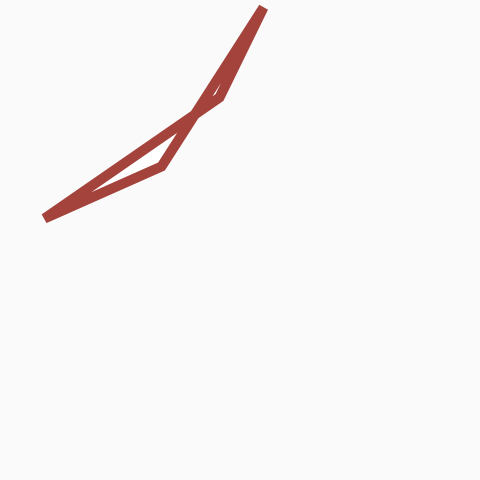
Frame 1 (no input)
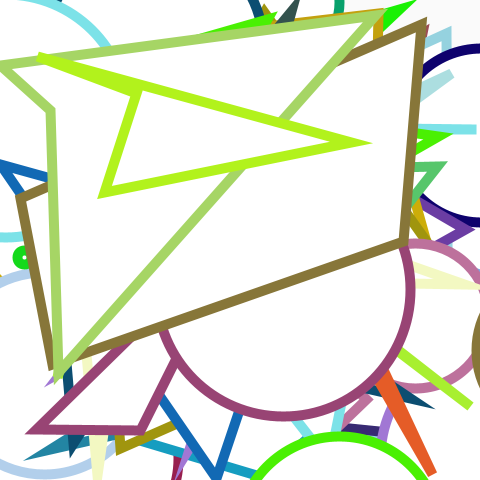
Frame 60 (the mouse pressed at the canvas centre just before this capture)
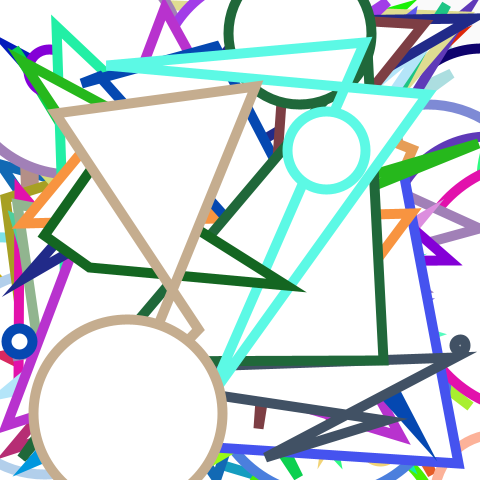
Frame 120 (the mouse held since frame 60 and released just before this capture)

The Processing sketch that drew these frames (run headless with seeded random() and noise(); from frame 60 on, the mouse is pressed at the canvas centre):

// Processing sketch: processing_159104
// ── processing_159104.pde

float r;
float g;
float b;
float a;

float x;
float y;
float x1;
float x2;
float x3;
float x4;
float y1;
float y2;
float y3;
float y4;
float diam;

void setup(){
  size(480,480);
  background(250);
  smooth();
}
void draw(){
  //Each time through draw(), new random numbers are picked for a new ellipse.
  r=random(255);
  g=random(255);
  b=random(255);
  a=random(255);
  x=random(800);
  y=random(800);
  x1=random(width);
  x2=random(width);
  x3=random(width);
  x4=random(width);
  y1=random(height);
  y2=random(height);
  y3=random(height);
  y4=random(height);
  diam=random(255);
  
  //Use values to draw an ellipse
  frameRate(20);
  stroke(r,g,a);
  strokeWeight(10);
  //fill(r,g,b,a);
  quad(x1,y1,x2,y2,x3,y3,x4,y4);
  ellipse(x,y,diam,diam);
}
